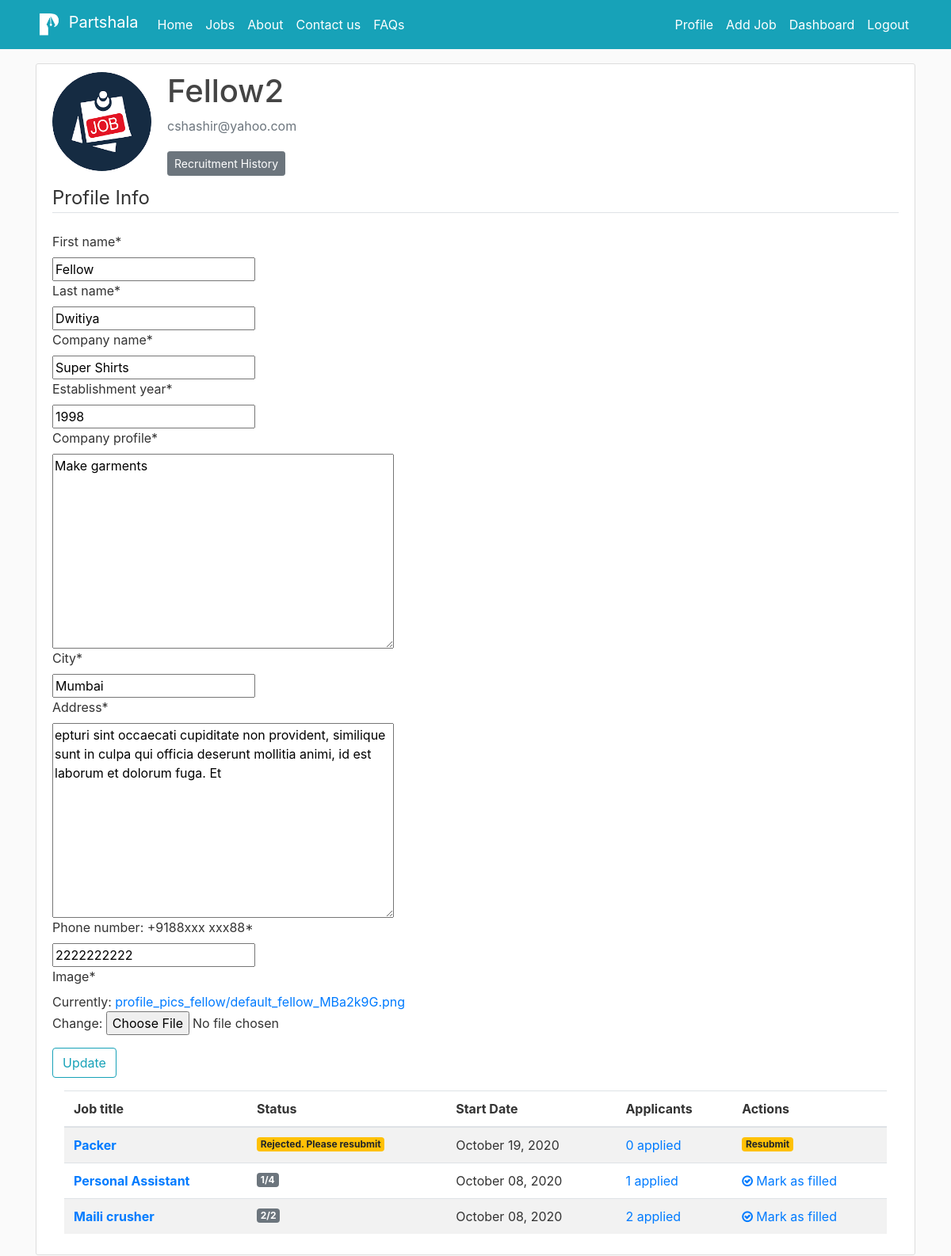
/profile-fellow/ (signed in), run on the app's committed database.
### users/models.py (models this page shows, shortened)
class User(AbstractUser):
    username = models.CharField(unique=True,max_length=30)
    email = models.EmailField(unique=True,max_length=75)
    is_fellow = models.BooleanField(default=False)
    is_associate = models.BooleanField(default=False)

class ProfileFellow(models.Model):
    fellow = models.OneToOneField(User, on_delete=models.CASCADE)
    company_name = models.CharField(default='', max_length=100)
    first_name = models.CharField(default='', max_length=15)
    last_name = models.CharField(default='', max_length=15)
    company_profile = models.TextField(default='')
    phone = PhoneNumberField( "Phone number: +9188xxx xxx88", unique=False,null=False, blank=False)
    image = models.ImageField(default='default_fellow.png', upload_to='profile_pics_fellow')
    estd = models.PositiveIntegerField("Establishment year", default='1998', blank=False, validators=[MaxValueValidator(9999)])
    is_fellow = models.BooleanField(default=True)
    city = models.CharField(max_length=15, default='')
    address = models.TextField(default='Reporting Address')
    fellow_avg_rating = models.DecimalField(default=3, max_digits=2, decimal_places=1)
    is_verified = models.BooleanField(default=False)
    note_by_partshala = models.TextField(default='')

### blog/models.py (models this page shows, shortened)
class Post(models.Model):
    job_title = models.CharField(max_length=100)
    job_description = models.TextField()
    skills_reqd = models.TextField(default='Skills expected')
    post_date = models.DateField(default=timezone.now)
    start_date = models.DateField("Start date: (yyyy-mm-dd)", auto_now_add=False, auto_now=False, blank=False,default=timezone.now)
    end_date = models.DateField("End date: (yyyy-mm-dd)", auto_now_add=False, auto_now=False, blank=False,default=timezone.now)
    start_time = models.TimeField("Start time: (HH:MM)", blank=False, null=True)
    end_time = models.TimeField("End time: (HH:MM)", blank=False, null=True)
    fellow = models.ForeignKey(User, on_delete=models.CASCADE)
    city = models.CharField(max_length=15, default='')
    vacancy = models.PositiveIntegerField(default=1, validators=[MaxValueValidator(50)])
    address = models.TextField(default='Reporting Address')
    stipend = models.IntegerField(default=0, blank=True)
    filled = models.BooleanField(default=False)
    is_verified = models.BooleanField(default=False)
    is_rejected = models.BooleanField(default=False)
    rejection_note = models.TextField(default='Resubmit')
    no_of_hirings = models.PositiveIntegerField(default=1, validators=[MaxValueValidator(100)])
    note_by_partshala = models.TextField(default='')
    def get_duration(self):
        duration = (self.end_date - self.start_date).days
        return duration
    duration = property(get_duration)
    def get_total(self):
        total = self.stipend*self.no_of_hirings
        return total
    total = property(get_total)

### users/views.py (the view)
# urls.py: path('', user_views.profile_fellow, name='profile_fellow'),
@login_required(login_url=reverse_lazy('login'))
def profile_fellow(request):
    if request.method == 'POST':
        u_form = FellowUpdateForm(request.POST, instance=request.user.profilefellow)
        p_form = FellowPicUpdateForm(request.POST, request.FILES, instance=request.user.profilefellow)
        if u_form.is_valid() and p_form.is_valid():
            u_form.save()
            p_form.save()
            messages.success(request, f'Your account has been updated!')
            return redirect('profile_fellow')
    else:
        u_form = FellowUpdateForm(instance=request.user.profilefellow)
        p_form = FellowPicUpdateForm(instance=request.user.profilefellow)
    logged_in_fellow_posts = Post.objects.filter(fellow=request.user).order_by('-post_date')
    context = {
        'u_form': u_form,
        'p_form': p_form,
        'logged_in_fellow_posts': logged_in_fellow_posts
    }
    return render(request, 'users/profile_fellow.html', context)

### users/forms.py
class FellowUpdateForm(forms.ModelForm):
    class Meta:
        model = ProfileFellow
        fields = ['first_name', 'last_name','company_name', 'estd', 'company_profile', 'city', 'address', 'phone']

class FellowPicUpdateForm(forms.ModelForm):
    class Meta:
        model = ProfileFellow
        fields = ['image']

### users/templates/users/profile_fellow.html (shortened to what this page needs)
{% extends "blog/base.html" %}
{% load crispy_forms_tags %}
{% load mathfilters %}
{% block content %}
	<div class="content-section">
		<div class="media">
		    <img class="rounded-circle account-img" src="{{ user.profilefellow.image.url }}">
		    <div class="media-body">
		      <h2 class="account-heading">{{ user.profilefellow.fellow }}</h2>
		      <p class="text-secondary">{{ user.email }}</p>
              <a class= "btn btn-secondary btn-sm mt-1 mb-1" href="{% url 'recruitment_history' %}">Recruitment History</a>
		    </div>
		</div>
		<form method= "POST" enctype='multipart/form-data'>
			<fieldset class= "form-group">
				<legend class= "border-bottom mb-4"> Profile Info</legend>
				{{ u_form| crispy }}
				{{ p_form| crispy }}
			</fieldset>
			<div class= "form-group">
				<button class= "btn btn-outline-info" type="submit"> Update</button>
			</div>
		</form>
		<div class="col-lg-12">
            <div class="table-responsive">
                <table class="table table-striped table-hover table-client-dashboard">
                    <thead>
                    <tr>
                        <th>Job title</th>
                        <th>Status</th>
                        <th>Start Date</th>
                        <th>Applicants</th>
                        <th>Actions</th>
                    </tr>
                    </thead>
                    <tbody>
                    {% for post in logged_in_fellow_posts %}
                        <tr>
                            <th><a href="{% url 'post-detail' post.id %}">{{ post.job_title }}</a></th>
                            <td>
                                {% if post.is_verified == False and post.is_rejected == False %}
                                    <span class="badge badge-success">Under review</span>
                                {% elif post.is_rejected %}
                                    <span class="badge badge-warning">Rejected. Please resubmit</span>
                                {% elif post.filled %}
                                    <span class="badge badge-primary">Filled</span>
                                {% else %}
                                    <span class="badge badge-secondary">{{ post.applicants.count }}/{{ post.vacancy }}</span>
                                {% endif %}
                            </td>
                            <td>{{ post.start_date|date:"F d, Y" }}</td>
                            <td>
                                <a href="{% url 'post_applications' post.id %}">{{ post.applicants.count}} applied</a>
                            </td>
                            <td>
                                {% if post.is_verified == False and post.is_rejected == False %}
                                    <span class="badge badge-success">Under review</span>
                                {% elif post.is_rejected %}
                                    <span class="badge badge-warning">{{ post.rejection_note }} </span>
                                {% elif post.filled %}
                                    <i class="fa fa-check-circle-o"></i>
                                    <span >Marked as filled</span>
                                {% else %}
                                    <a href="{% url 'post-mark-filled' post.id %}">
                                        <i class="fa fa-check-circle-o"></i>
                                        <span >Mark as filled</span>
                                    </a>
                                {% endif %}
                            </td>
                        </tr>
                    {% endfor %}
                    </tbody>
                </table>
            </div>
        </div>
	</div>
{% endblock content %}

### blog/static/blog/main.css (style rules this page uses)
body { background: #fafafa; color: #333333; margin-top: 5rem; }
h1, h2, h3, h4, h5, h6 { color: #444444; }
.content-section { background: #ffffff; padding: 10px 20px; border: 1px solid #dddddd; border-radius: 3px; margin-bottom: 20px; }
.account-img { height: 125px; width: 125px; margin-right: 20px; margin-bottom: 16px; }
.account-heading { font-size: 2.5rem; }

### data on the page
User: profilefellow.image (placeholder picture), profilefellow.fellow "Fellow2", email "cshashir@yahoo.com"
ProfileFellow: first_name "Fellow", last_name "Dwitiya", company_name "Super Shirts", estd "1998", company_profile "Make garments", city "Mumbai", address "epturi sint occaecati cupiditate non provident, similique sunt in culpa qui officia deserunt mollitia animi, id est laborum et dolorum fuga. Et", phone "2222222222"
Post: job_title "Packer", is_verified "Rejected. Please resubmit", start_date "October 19, 2020", applicants.count "0", rejection_note "Resubmit"
Post: job_title "Personal Assistant", applicants.count "1", vacancy "4", start_date "October 08, 2020", is_verified True (drawn)
Post: job_title "Maili crusher", applicants.count "2", vacancy "2", start_date "October 08, 2020", is_verified True (drawn)
